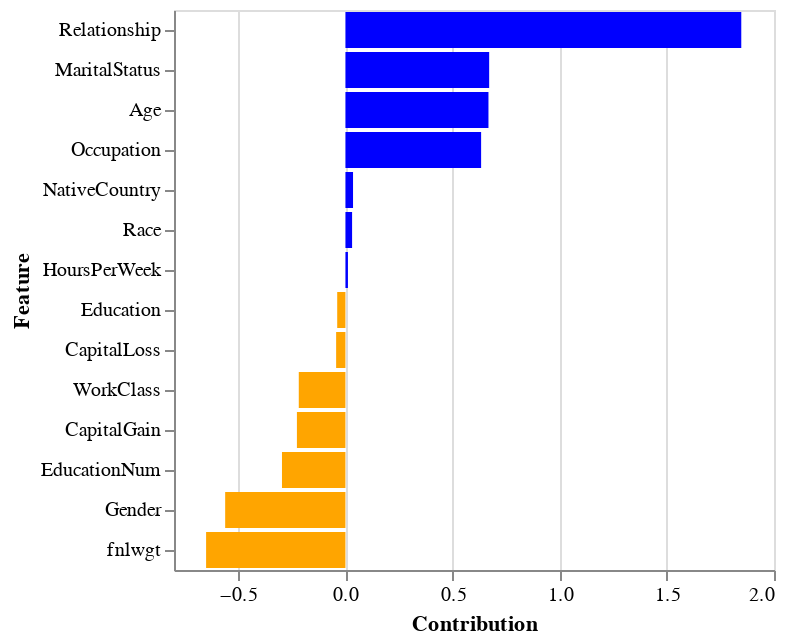

Notebook source saved alongside this figure:
### Code cell
ans = eag.run("Please visualize the contribution of the feature previously obtained through the 2rd row of data in df as a sample.")
print(ans)

### Figure 1 — Vega-Lite specification as saved in the notebook (floating-point values rounded to 4 significant figures)
{"config": {"view": {"continuousWidth": 300, "continuousHeight": 300}}, "data": {"name": "data-1437f2b7188aacb1aa963cf11da5e37c"}, "mark": {"type": "bar"}, "encoding": {"color": {"condition": {"test": "(datum.Contribution > 0)", "value": "blue"}, "value": "orange"}, "x": {"field": "Contribution", "type": "quantitative"}, "y": {"field": "Feature", "sort": "-x", "type": "nominal"}}, "$schema": "https://vega.github.io/schema/vega-lite/v5.8.0.json", "datasets": {"data-1437f2b7188aacb1aa963cf11da5e37c": [{"Feature": "Age", "Contribution": 0.6675}, {"Feature": "WorkClass", "Contribution": -0.2177}, {"Feature": "fnlwgt", "Contribution": -0.6502}, {"Feature": "Education", "Contribution": -0.0384}, {"Feature": "EducationNum", "Contribution": -0.2961}, {"Feature": "MaritalStatus", "Contribution": 0.6708}, {"Feature": "Occupation", "Contribution": 0.6332}, {"Feature": "Relationship", "Contribution": 1.847}, {"Feature": "Race", "Contribution": 0.0311}, {"Feature": "Gender", "Contribution": -0.5612}, {"Feature": "CapitalGain", "Contribution": -0.2264}, {"Feature": "CapitalLoss", "Contribution": -0.0434}, {"Feature": "HoursPerWeek", "Contribution": 0.0117}, {"Feature": "NativeCountry", "Contribution": 0.0355}]}}
